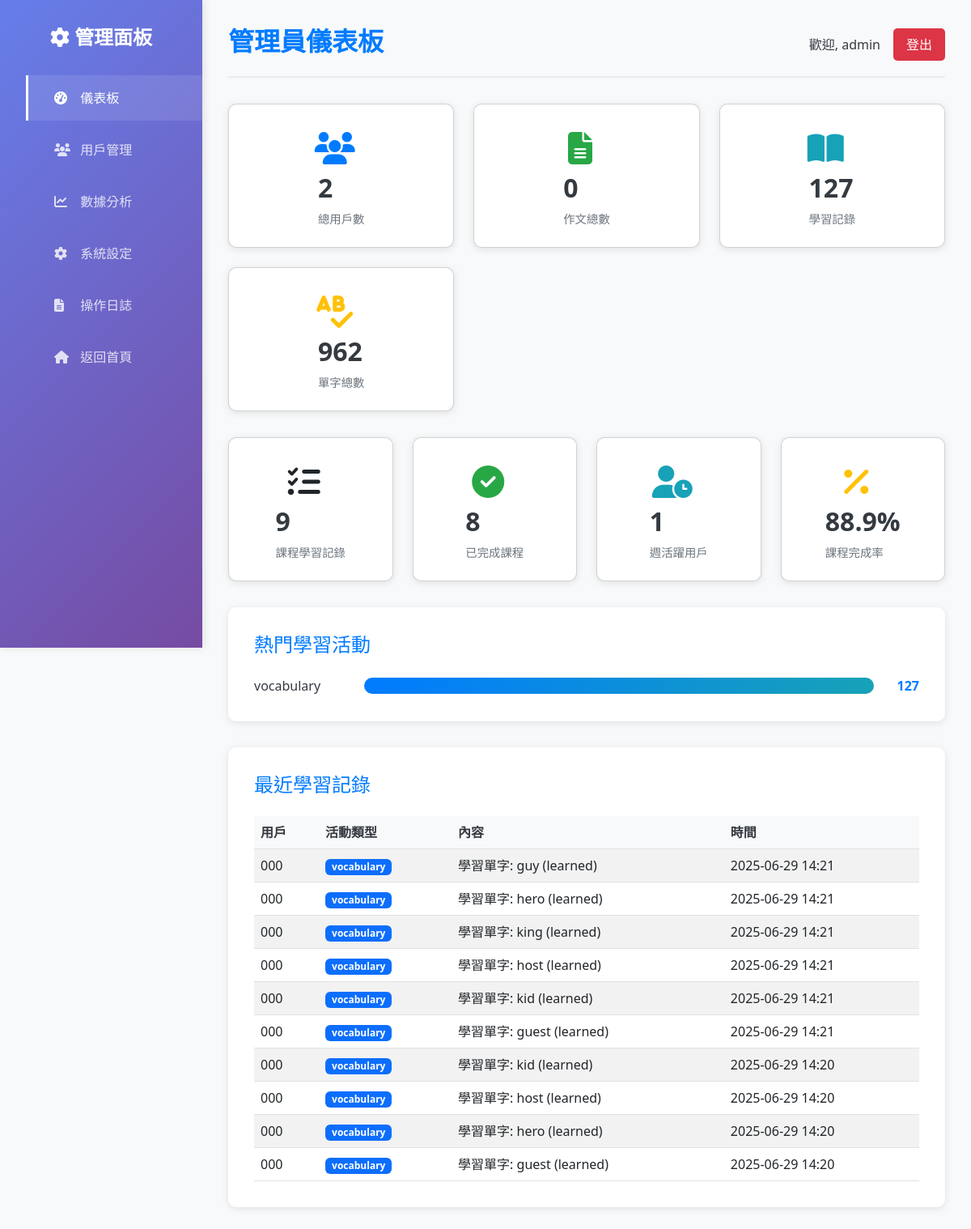
The page /admin/dashboard (signed in) on the database its author committed.
### models.py (models this page shows, shortened)
class User(db.Model, UserMixin):
    __tablename__ = 'users'
    id = db.Column(db.Integer, primary_key=True)
    username = db.Column(db.String(80), unique=True, nullable=False)
    email = db.Column(db.String(120), unique=True, nullable=False)
    password_hash = db.Column(db.String(256), nullable=False)
    role = db.Column(db.String(20), nullable=False, default='user') # 'user' or 'admin'
    created_at = db.Column(db.DateTime, default=datetime.utcnow)

class LearningRecord(db.Model):
    __tablename__ = 'learning_records'
    id = db.Column(db.Integer, primary_key=True)
    user_id = db.Column(db.Integer, db.ForeignKey('users.id'), nullable=False)
    activity_type = db.Column(db.String(50), nullable=False) # e.g., 'translation', 'composition', 'vocabulary'
    content = db.Column(db.Text, nullable=False)
    timestamp = db.Column(db.DateTime, default=datetime.utcnow)
    user = db.relationship('User', backref=db.backref('learning_records', lazy=True))

### admin.py (the view)
@admin_bp.route('/dashboard')
@admin_required
def dashboard():
    total_users = User.query.count()
    total_compositions = Composition.query.count()
    total_learning_records = LearningRecord.query.count()
    total_vocabulary = Vocabulary.query.count()
    total_lesson_progress = LessonProgress.query.count()
    completed_lessons = LessonProgress.query.filter_by(is_completed=True).count()
    week_ago = datetime.utcnow() - timedelta(days=7)
    active_users_week = User.query.join(LearningRecord).filter(
        LearningRecord.timestamp >= week_ago
    ).distinct().count()
    popular_activities = db.session.query(
        LearningRecord.activity_type,
        func.count(LearningRecord.id).label('count')
    ).group_by(LearningRecord.activity_type).order_by(
        func.count(LearningRecord.id).desc()
    ).limit(5).all()
    recent_records = LearningRecord.query.order_by(
        LearningRecord.timestamp.desc()
    ).limit(10).all()
    stats = {
        'total_users': total_users,
        'total_compositions': total_compositions,
        'total_learning_records': total_learning_records,
        'total_vocabulary': total_vocabulary,
        'total_lesson_progress': total_lesson_progress,
        'completed_lessons': completed_lessons,
        'active_users_week': active_users_week,
        'popular_activities': popular_activities,
        'recent_records': recent_records
    }
    log_admin_action("Viewed admin dashboard")
    return render_template('admin_dashboard.html', stats=stats)

### admin.py (called while the page is built)
def admin_required(f):
    @wraps(f)
    @login_required
    def decorated_function(*args, **kwargs):
        if current_user.role != 'admin':
            abort(403)
        return f(*args, **kwargs)
    return decorated_function

def log_admin_action(action):
    admin_log = AdminLog(
        admin_id=current_user.id,
        action=action,
        timestamp=datetime.utcnow()
    )
    db.session.add(admin_log)
    db.session.commit()

### app.py (called while the page is built)
@login_manager.user_loader
def load_user(user_id):
    return db.session.get(User, int(user_id))

### templates/admin_dashboard.html (shortened to what this page needs)
<!DOCTYPE html>
<html lang="zh-Hant">
<head>
    <link rel="stylesheet" href="https://cdnjs.cloudflare.com/ajax/libs/font-awesome/6.4.2/css/all.min.css">
    <link rel="stylesheet" href="https://cdnjs.cloudflare.com/ajax/libs/bootstrap/5.3.0/css/bootstrap.min.css">
    <link rel="stylesheet" href="{{ url_for('static', filename='css/admin.css') }}">
</head>
<body>
    <div class="admin-container">
        <aside class="sidebar">
            <h2><i class="fas fa-cog"></i> 管理面板</h2>
            <ul>
                <li><a href="{{ url_for('admin.dashboard') }}" class="active"><i class="fas fa-tachometer-alt"></i> 儀表板</a></li>
                <li><a href="{{ url_for('admin.users') }}"><i class="fas fa-users"></i> 用戶管理</a></li>
                <li><a href="{{ url_for('admin.analytics') }}"><i class="fas fa-chart-line"></i> 數據分析</a></li>
                <li><a href="{{ url_for('admin.settings') }}"><i class="fas fa-cog"></i> 系統設定</a></li>
                <li><a href="{{ url_for('admin.logs') }}"><i class="fas fa-file-alt"></i> 操作日誌</a></li>
                <li><a href="{{ url_for('index') }}"><i class="fas fa-home"></i> 返回首頁</a></li>
            </ul>
        </aside>
        <main class="main-content">
            <header class="header">
                <h1>管理員儀表板</h1>
                <div>
                    <span>歡迎, {{ current_user.username }}</span>
                    <a href="{{ url_for('auth.logout') }}" class="logout-btn">登出</a>
                </div>
            </header>
            <section class="stats-cards">
                <div class="card users">
                    <div class="card-icon">
                        <i class="fas fa-users"></i>
                    </div>
                    <div class="card-info">
                        <h3>{{ stats.total_users }}</h3>
                        <p>總用戶數</p>
                    </div>
                </div>
                <div class="card compositions">
                    <div class="card-icon">
                        <i class="fas fa-file-alt"></i>
                    </div>
                    <div class="card-info">
                        <h3>{{ stats.total_compositions }}</h3>
                        <p>作文總數</p>
                    </div>
                </div>
                <div class="card records">
                    <div class="card-icon">
                        <i class="fas fa-book-open"></i>
                    </div>
                    <div class="card-info">
                        <h3>{{ stats.total_learning_records }}</h3>
                        <p>學習記錄</p>
                    </div>
                </div>
                <div class="card words">
                    <div class="card-icon">
                        <i class="fas fa-spell-check"></i>
                    </div>
                    <div class="card-info">
                        <h3>{{ stats.total_vocabulary }}</h3>
                        <p>單字總數</p>
                    </div>
                </div>
            </section>
            <section class="progress-stats">
                <div class="row">
                    <div class="col-md-3">
                        <div class="card progress-card">
                            <div class="card-icon">
                                <i class="fas fa-tasks"></i>
                            </div>
                            <div class="card-info">
                                <h3>{{ stats.total_lesson_progress }}</h3>
                                <p>課程學習記錄</p>
                            </div>
                        </div>
                    </div>
                    <div class="col-md-3">
                        <div class="card progress-card completed">
                            <div class="card-icon">
                                <i class="fas fa-check-circle"></i>
                            </div>
                            <div class="card-info">
                                <h3>{{ stats.completed_lessons }}</h3>
                                <p>已完成課程</p>
                            </div>
                        </div>
                    </div>
                    <div class="col-md-3">
                        <div class="card progress-card active">
                            <div class="card-icon">
                                <i class="fas fa-user-clock"></i>
                            </div>
                            <div class="card-info">
                                <h3>{{ stats.active_users_week }}</h3>
                                <p>週活躍用戶</p>
                            </div>
                        </div>
                    </div>
                    <div class="col-md-3">
                        <div class="card progress-card completion-rate">
                            <div class="card-icon">
                                <i class="fas fa-percentage"></i>
                            </div>
                            <div class="card-info">
                                <h3>{{ "%.1f"|format((stats.completed_lessons / stats.total_lesson_progress * 100) if stats.total_lesson_progress > 0 else 0) }}%</h3>
                                <p>課程完成率</p>
                            </div>
                        </div>
                    </div>
                </div>
            </section>
            <section class="popular-activities">
                <h2>熱門學習活動</h2>
                <div class="activity-chart">
                    {% for activity in stats.popular_activities %}
                    <div class="activity-item">
                        <span class="activity-name">{{ activity[0] }}</span>
                        <div class="activity-bar">
                            <div class="activity-fill" style="width: {{ (activity[1] / stats.popular_activities[0][1] * 100) if stats.popular_activities else 0 }}%"></div>
                        </div>
                        <span class="activity-count">{{ activity[1] }}</span>
                    </div>
                    {% endfor %}
                </div>
            </section>
            <section class="recent-records">
                <h2>最近學習記錄</h2>
                <div class="table-responsive">
                    <table class="table table-striped">
                        <thead>
                            <tr>
                                <th>用戶</th>
                                <th>活動類型</th>
                                <th>內容</th>
                                <th>時間</th>
                            </tr>
                        </thead>
                        <tbody>
                            {% for record in stats.recent_records %}
                            <tr>
                                <td>{{ record.user.username }}</td>
                                <td>
                                    <span class="badge bg-primary">{{ record.activity_type }}</span>
                                </td>
                                <td>{{ record.content[:50] }}{% if record.content|length > 50 %}...{% endif %}</td>
                                <td>{{ record.timestamp.strftime('%Y-%m-%d %H:%M') }}</td>
                            </tr>
                            {% endfor %}
                        </tbody>
                    </table>
                </div>
            </section>
        </main>
    </div>
</body>
</html>

### static/css/admin.css (style rules this page uses)
:root { --primary-color: #007bff; --secondary-color: #6c757d; --success-color: #28a745; --danger-color: #dc3545; --warning-color: #ffc107; --info-color: #17a2b8; --dark-color: #343a40; --light-color: #f8f9fa; --sidebar-width: 250px; }
* { margin: 0; padding: 0; box-sizing: border-box; }
body { font-family: 'Segoe UI', Tahoma, Geneva, Verdana, sans-serif; background-color: var(--light-color); color: var(--dark-color); }
.admin-container { display: flex; min-height: 100vh; }
.sidebar { width: var(--sidebar-width); background: linear-gradient(135deg, #667eea 0%, #764ba2 100%); color: white; padding: 2rem 0; position: fixed; height: 100vh; overflow-y: auto; box-shadow: 2px 0 10px rgba(0, 0, 0, 0.1); }
.sidebar h2 { text-align: center; margin-bottom: 2rem; font-size: 1.5rem; font-weight: 600; }
.sidebar ul { list-style: none; }
.sidebar ul li { margin: 0.5rem 0; }
.sidebar ul li a { display: block; padding: 1rem 2rem; color: rgba(255, 255, 255, 0.8); text-decoration: none; transition: all 0.3s ease; border-left: 3px solid transparent; }
.sidebar ul li a:hover, .sidebar ul li a.active { background-color: rgba(255, 255, 255, 0.1); color: white; border-left-color: white; }
.sidebar ul li a i { margin-right: 0.5rem; width: 20px; }
.main-content { margin-left: var(--sidebar-width); flex: 1; padding: 2rem; background-color: var(--light-color); }
.header { display: flex; justify-content: space-between; align-items: center; margin-bottom: 2rem; padding-bottom: 1rem; border-bottom: 2px solid #e9ecef; }
.header h1 { color: var(--primary-color); font-size: 2rem; font-weight: 600; }
.header div { display: flex; align-items: center; gap: 1rem; }
.logout-btn { background: var(--danger-color); color: white; padding: 0.5rem 1rem; text-decoration: none; border-radius: 5px; transition: background-color 0.3s ease; }
.stats-cards { display: grid; grid-template-columns: repeat(auto-fit, minmax(250px, 1fr)); gap: 1.5rem; margin-bottom: 2rem; }
.card { background: white; padding: 1.5rem; border-radius: 10px; box-shadow: 0 2px 10px rgba(0, 0, 0, 0.1); display: flex; align-items: center; transition: transform 0.3s ease, box-shadow 0.3s ease; }
.card-icon { font-size: 2.5rem; margin-right: 1rem; width: 60px; text-align: center; }
.card.users .card-icon { color: var(--primary-color); }
.card.compositions .card-icon { color: var(--success-color); }
.card.records .card-icon { color: var(--info-color); }
.card.words .card-icon { color: var(--warning-color); }
.card-info h3 { font-size: 2rem; font-weight: 700; margin-bottom: 0.5rem; color: var(--dark-color); }
.card-info p { color: var(--secondary-color); margin: 0; font-size: 0.9rem; }
.progress-stats { margin-bottom: 2rem; }
.progress-card { background: white; padding: 1.5rem; border-radius: 10px; box-shadow: 0 2px 10px rgba(0, 0, 0, 0.1); display: flex; align-items: center; transition: transform 0.3s ease; height: 100%; }
.progress-card.completed .card-icon { color: var(--success-color); }
.progress-card.active .card-icon { color: var(--info-color); }
.progress-card.completion-rate .card-icon { color: var(--warning-color); }
.popular-activities { background: white; padding: 2rem; border-radius: 10px; box-shadow: 0 2px 10px rgba(0, 0, 0, 0.1); margin-bottom: 2rem; }
.popular-activities h2 { color: var(--primary-color); margin-bottom: 1.5rem; font-size: 1.5rem; }
.activity-chart { display: flex; flex-direction: column; gap: 1rem; }
.activity-item { display: flex; align-items: center; gap: 1rem; }
.activity-name { min-width: 120px; font-weight: 500; }
.activity-bar { flex: 1; height: 20px; background: #e9ecef; border-radius: 10px; overflow: hidden; }
.activity-fill { height: 100%; background: linear-gradient(90deg, var(--primary-color), var(--info-color)); transition: width 0.3s ease; }
.activity-count { min-width: 40px; text-align: right; font-weight: 600; color: var(--primary-color); }
.recent-records { background: white; padding: 2rem; border-radius: 10px; box-shadow: 0 2px 10px rgba(0, 0, 0, 0.1); }
.recent-records h2 { color: var(--primary-color); margin-bottom: 1.5rem; font-size: 1.5rem; }
.table { margin: 0; }
.table th { background-color: var(--light-color); color: var(--dark-color); font-weight: 600; border-top: none; }
.table td { vertical-align: middle; }
.badge { font-size: 0.75rem; padding: 0.25rem 0.5rem; }

### rows shown on the page
User: username "admin"
LearningRecord: activity_type "vocabulary", id "127", user.username "000", content "學習單字: guy (learned)", timestamp "2025-06-29 14:21"
LearningRecord: user.username "000", activity_type "vocabulary", content "學習單字: hero (learned)", timestamp "2025-06-29 14:21"
LearningRecord: user.username "000", activity_type "vocabulary", content "學習單字: king (learned)", timestamp "2025-06-29 14:21"
LearningRecord: user.username "000", activity_type "vocabulary", content "學習單字: host (learned)", timestamp "2025-06-29 14:21"
LearningRecord: user.username "000", activity_type "vocabulary", content "學習單字: kid (learned)", timestamp "2025-06-29 14:21"
LearningRecord: user.username "000", activity_type "vocabulary", content "學習單字: guest (learned)", timestamp "2025-06-29 14:21"
LearningRecord: user.username "000", activity_type "vocabulary", content "學習單字: kid (learned)", timestamp "2025-06-29 14:20"
LearningRecord: user.username "000", activity_type "vocabulary", content "學習單字: host (learned)", timestamp "2025-06-29 14:20"
LearningRecord: user.username "000", activity_type "vocabulary", content "學習單字: hero (learned)", timestamp "2025-06-29 14:20"
LearningRecord: user.username "000", activity_type "vocabulary", content "學習單字: guest (learned)", timestamp "2025-06-29 14:20"

### other values the page prints
{{ stats.total_users }} "2"
{{ stats.total_compositions }} "0"
{{ stats.total_learning_records }} "127"
{{ stats.total_vocabulary }} "962"
{{ stats.total_lesson_progress }} "9"
{{ stats.completed_lessons }} "8"
{{ stats.active_users_week }} "1"
